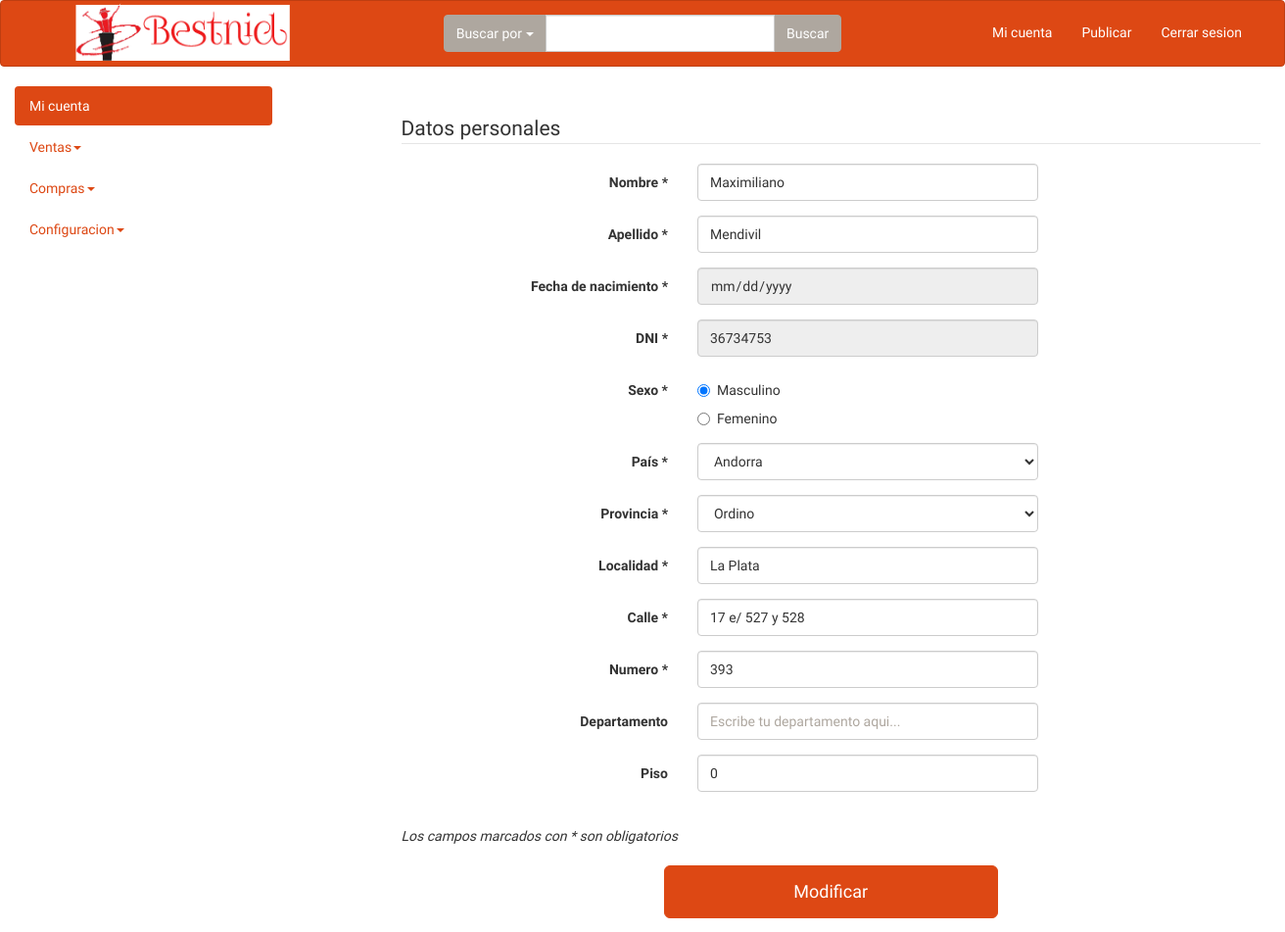
Before: /datos.php (signed in) with the older database file.
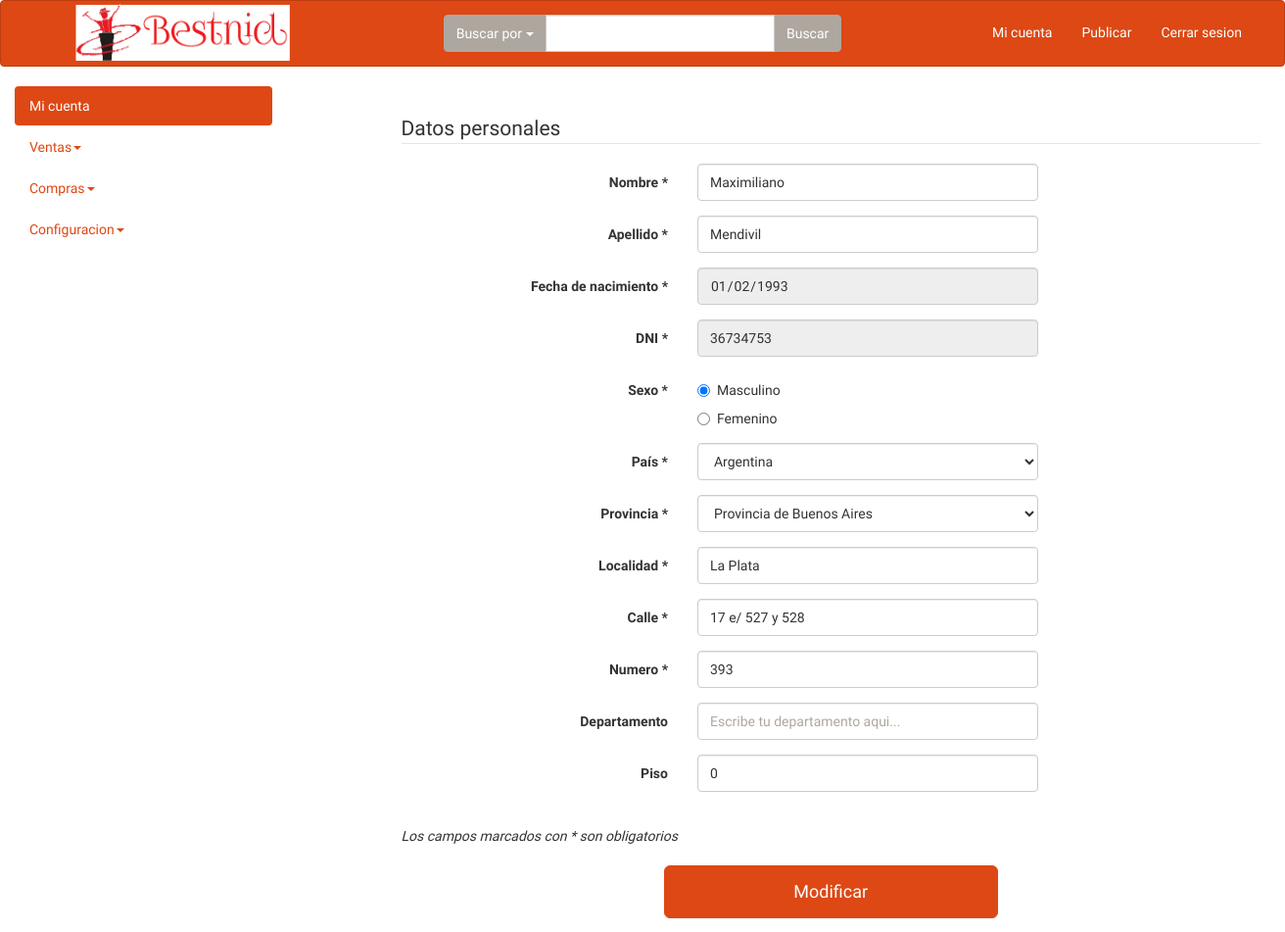
After: the same page with the newer database file.
### tables this page shows
CREATE TABLE IF NOT EXISTS `registrado` (
  `nombre` varchar(50) NOT NULL,
  `apellido` varchar(50) NOT NULL,
  `dni` int(8) NOT NULL,
  `email` varchar(255) NOT NULL,
  `fechaAlta` date NOT NULL,
  `fechaNacimiento` date NOT NULL,
  `sexo` varchar(1) NOT NULL,
  `calle` varchar(255) NOT NULL,
  `numCalle` int(7) NOT NULL,
  `departamento` varchar(4) DEFAULT NULL,
  `piso` int(4) DEFAULT NULL,
  `localidad` varchar(50) NOT NULL,
  `paisID` int(10) NOT NULL,
  `provinciaID` int(10) NOT NULL,
  `tarjeta` bigint(16) NOT NULL
);

### funciones.php (called while the page is built, shortened)
<?php
 function datosUsuario($email){
 	$link = Database::connect();
	$query = mysqli_query($link,"select * from registrado where email='$email'");
	$rows = mysqli_fetch_assoc($query);
	return $rows;
}
?>

### datos.php (the view, shortened to what this page needs)
<?php
include("header.php") ;
include("cpanel_menu.php");
include("funciones.php");
$user = $_SESSION['usuario'];
$rows = datosUsuario($user);
$nombre = $rows['nombre'];
$apellido = $rows['apellido'];
$dni = $rows['dni'];
$fechaNacimiento = $rows['fechaNacimiento'];
$sexo = $rows['sexo'];
$calle = $rows['calle'];
$numCalle = $rows['numCalle'];
$departamento = $rows['departamento'];
$piso = $rows['piso'];
$localidad = $rows['localidad'];
$paisID = $rows['paisID'];
$provinciaID = $rows['provinciaID'];
 ?>
    <div class="container" style="margin-left: 10%">
        <div class="row">
            <form class="form-horizontal" style="padding-top: 2em ; margin-left: 25%" method="POST" action="<?php echo $_SERVER["PHP_SELF"];?>">
                <fieldset>
                    <legend>Datos personales</legend>
                    <div class="form-group">
                        <label class="col-md-4 control-label" for="nombre">Nombre *</label>
                        <div class="col-md-5">
                            <input id="nombre" name="nombre" type="text" class="form-control input-md" value="<?php echo $nombre; ?>" required autofocus>
                        </div>
                    </div>
                    <div class="form-group">
                        <label class="col-md-4 control-label" for="apellido">Apellido *</label>
                        <div class="col-md-5">
                            <input id="apellido" name="apellido" type="text" placeholder="Escribe tu apellido aqui..." class="form-control input-md" value="<?php echo $apellido; ?>" required>
                        </div>
                    </div>
                    <div class="form-group">
                        <label class="col-md-4 control-label" for="fechaNacimiento">Fecha de nacimiento *</label>
                        <div class="col-md-5">
                            <input id="fechaNac" name="fechaNac" type="date" placeholder="Formato: dd/mm/yy" class="form-control input-md" value="<?php echo $fechaNacimiento ?>" disabled>
                        </div>
                    </div>
                    <div class="form-group">
                        <label class="col-md-4 control-label" for="dni">DNI *</label>
                        <div class="col-md-5">
                            <input id="dni" name="dni" type="number" placeholder="Escribe tu DNI aqui sin utilizar puntos. Por ej: 12345678" class="form-control input-md" value="<?php echo $dni ?>" disabled>
                        </div>
                    </div>
                    <div class="form-group">
                        <label class="col-md-4 control-label" for="sexo">Sexo *</label>
                        <div class="col-md-4">
                            <div class="radio">
                                <label for="sexo-0">
                                    <?php
                                        if ($sexo == "M") {
                                            echo "<input type='radio' name='sexo' id='sexo-0' value='1' checked='checked'>";
                                            echo "Masculino";
                                            echo "</label>";
                                            echo "</div> <div class='radio'> <label for='sexo-1'> <input type='radio' name='sexo' id='sexo-1' value='2'> Femenino </label>";
                                        }
                                        else {
                                            echo "<input type='radio' name='sexo' id='sexo-0' value='1'>";
                                            echo "Masculino";
                                            echo "</label>";
                                            echo "</div> <div class='radio'> <label for='sexo-1'> <input type='radio' name='sexo' id='sexo-1' value='2' checked='checked'> Femenino </label>";
                                        }
                                    ?>
                            </div>
                        </div>
                    </div>
                    <?php
						$query_pais_actual = "select * from pais where pais_id = $paisID";
						$result_query_pais_actual = mysql_query($query_pais_actual);
                    ?>
                    <div class="form-group">
                        <label class="col-md-4 control-label" for="pais">País *</label>
                        <div class="col-md-5">
                            <?php
                                echo "<select class='form-control'  id='pais' name='pais' required onchange='obtener_provincias(this.value)'>";
								while($fila = mysql_fetch_assoc($result_query_pais_actual)){
									echo "<option value='".$fila['code']."' selected='selected' >".$fila['nombre']."</option>";
								}
                                echo "</select>";
                            ?>
                        </div>
                    </div>
					<?php
                        $query_provincia = "select * from provincia where provincia_id = $provinciaID";
                        $result_query_provincia = mysql_query($query_provincia);
                    ?>
                    <div class="form-group">
                        <label class="col-md-4 control-label" for="pcia">Provincia *</label>
                        <div class="col-md-5">
                            <?php
                                echo "<select class='form-control'  id='provincia' name='provincia'>";
								while($fila = mysql_fetch_assoc($result_query_provincia)){
									echo "<option value='".$fila['codep']."' selected='selected' >".$fila['nombre']."</option>";
								}
                                echo "</select>";
                            ?>
                        </div>
                    </div>
                    <div class="form-group">
                        <label class="col-md-4 control-label" for="localidad">Localidad *</label>
                        <div class="col-md-5">
                            <input id="localidad" name="localidad" type="text" placeholder="Escribe tu localidad aqui. Por ej: La Plata" class="form-control input-md" value="<?php echo $localidad; ?>" required>
                        </div>
                    </div>
                    <div class="form-group">
                        <label class="col-md-4 control-label" for="calle">Calle *</label>
                        <div class="col-md-5">
                            <input id="calle" name="calle" type="text" placeholder="Escribe tu calle aqui..." class="form-control input-md" value="<?php echo $calle; ?>" required>
                        </div>
                    </div>
                    <div class="form-group">
                        <label class="col-md-4 control-label" for="numCalle">Numero *</label>
                        <div class="col-md-5">
                            <input id="numCalle" name="numCalle" type="number" placeholder="Escribe tu numero aqui..." class="form-control input-md" value="<?php echo $numCalle; ?>" required>
                        </div>
                    </div>
                    <div class="form-group">
                        <label class="col-md-4 control-label" for="dpto">Departamento</label>
                        <div class="col-md-5">
                            <input id="dpto" name="dpto" type="text" placeholder="Escribe tu departamento aqui..." class="form-control input-md" value="<?php echo $departamento; ?>">
                        </div>
                    </div>
                    <div class="form-group">
                        <label class="col-md-4 control-label" for="piso">Piso</label>
                        <div class="col-md-5">
                            <input id="piso" name="piso" type="number" placeholder="Escribe tu piso aqui..." class="form-control input-md" value="<?php echo $piso; ?>" >
                        </div>
                    </div>
                    <br>
                    <em>Los campos marcados con * son obligatorios</em>
                    <br>
                    <br>
                    <button class="btn btn-lg btn-primary center-block" style="padding-left: 15% ; padding-right: 15%" type="submit">Modificar</button>
                </fieldset>
            </form>
        </div>
    </div>
</body>
</html>
</body>
</html>

### header.php (shortened to what this page needs)
<!DOCTYPE>
<html lang="en">
<head>
	<link rel="stylesheet" type="text/css" href="libs/bootstrap.min.css">
	<link rel="stylesheet" type="text/css" href="styles.css">
	<link rel="stylesheet" type="text/css" href="libs/fileinput.min.css">
</head>
<body>
	<nav class="navbar navbar-default" role="navigation" >
		<div class="col-lg-4">
		<a style="padding-top:0em" class="navbar-brand" href="index.php"><img src="logo3.png" style="width: 100% ; height: 175% ; padding-left: 15%"></a>
		</div>
		<div class="col-lg-4" style="padding-top:1em ; padding-bottom:1em">
		    <div class="input-group">
		      <div class="input-group-btn">
		        <button type="button" class="btn btn-default dropdown-toggle"
		                data-toggle="dropdown">Buscar por  <span class="caret"></span>
		        </button>
		      </div>
		      <input type="text" class="form-control">
		      	<span class="input-group-btn">
		      		<button class="btn btn-default" type="button">Buscar</button>
		    	</span>
		    </div>
  		</div>
  		<div class="col-lg-4">
		<?php
		if(isset($_SESSION['usuario'])){
			echo	"<ul class='nav navbar-nav navbar-right' style='padding-top:0.5em ; padding-right: 2em'>";
			echo 	"<li><a href='indexPanel.php'>Mi cuenta</a></li>";
			echo 	"<li><a href='publicar.php'>Publicar</a></li>";
			echo 	"<li><a href='logout.php'>Cerrar sesion</a></li>";
			echo	"</ul>";
		}
		else {
			echo	"<ul class='nav navbar-nav navbar-right' style='padding-top:0.5em ; padding-right: 2em'>";
			echo	"<li><a href='registrarse.php'>Registrarse</a></li>";
			echo	"<li><a href='login.php'>Iniciar sesión</a></li>";
			echo	"</ul>";
		}
		?>
		</div>
	</nav>

### cpanel_menu.php (shortened to what this page needs)
<body>
<div class="container" style="float: left">
  <div class="row" >
	<div class="col-md-3">
      <ul class="nav nav-pills nav-stacked" >
        <li class="active"><a href="#">Mi cuenta</a></li>
		<li class="dropdown">
			<a class="dropdown-toggle" data-toggle="dropdown" href="#">Ventas<span class="caret"></span></a>
       </li>
	   <li class="dropdown">
			<a class="dropdown-toggle" data-toggle="dropdown" href="#">Compras<span class="caret"></span></a>
        </li>
		<li class="dropdown">
			<a class="dropdown-toggle" data-toggle="dropdown" href="#">Configuracion<span class="caret"></span></a>
        </li>
      </ul>
	</div>
</html>

Changed rows visible on the page:
changed registrado "Maximiliano": fechaNac (not shown) → "01/02/1993"
Other visible differences:
form field pais: "Andorra" → "Argentina"
form field provincia: "Ordino" → "Provincia de Buenos Aires"
